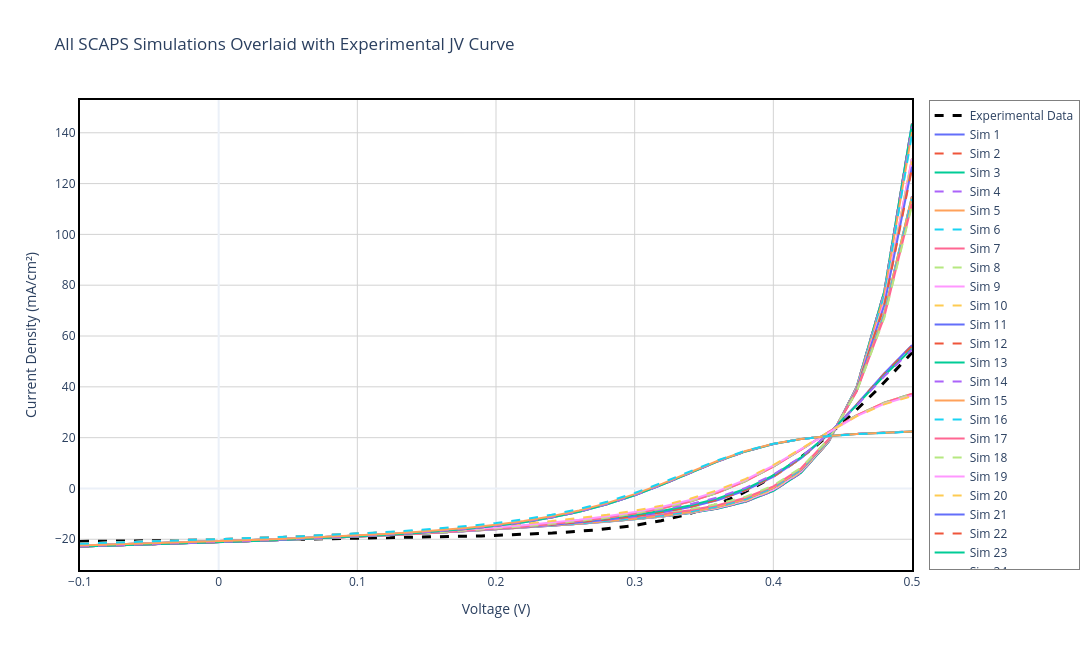

Notebook cell for this chart:
### Markdown cell above
## Section 3.1: Overlay Comparison - All Simulations vs Experimental Data

### Overview
This section provides a comprehensive visual comparison by overlaying all SCAPS simulation J-V curves on the same plot as the experimental data. This overlay approach allows for:

- **Direct shape comparison**: Visually assess which simulations best match the experimental curve shape
- **Parameter range assessment**: Understand the spread of voltages, currents, and fill factors across all simulations
- **Quality of model fit**: Quickly identify if any simulations closely track the experimental behavior across the full J-V range
- **Anomaly detection**: Spot simulations that deviate significantly from the general trend

This visualization complements the parameter-based matching in the following section and provides intuitive insight into device behavior.

### Code cell
# ------------------ PLOT 3.1: ALL SIMULATIONS + EXPERIMENTAL OVERLAY ------------------
fig_overlay = go.Figure()

# Add experimental data first (so it appears at the back)
fig_overlay.add_trace(go.Scatter(
    x=exp_data['v(V)'], 
    y=exp_data['jtot(mA/cm2)'], 
    mode='lines', 
    name='Experimental Data', 
    line=dict(color='black', width=3, dash='dash'),
    hovertemplate='<b>Experimental</b><br>V: %{x:.3f} V<br>J: %{y:.2f} mA/cm²<extra></extra>'
))

# Add all SCAPS simulations
colors = []
import plotly.express as px
color_palette = px.colors.qualitative.Plotly
for i, d in enumerate(scaps_data):
    v_filtered = d['v(V)']
    j_filtered = d['jtot(mA/cm2)']
    
    # Hover information
    hover_text = f"<b>{d['label']}</b><br>Voc: {d['Voc']:.3f} V<br>Jsc: {d['Jsc']:.2f} mA/cm²<br>FF: {d['FF']:.1f} %<br>η: {d['eta']:.2f} %"
    
    # Alternate between solid and dash line styles for better visibility
    line_dash = 'solid' if i % 2 == 0 else 'dash'
    line_color = color_palette[i % len(color_palette)]
    
    fig_overlay.add_trace(go.Scatter(
        x=v_filtered, 
        y=j_filtered, 
        mode='lines', 
        name=f"Sim {i+1}",
        line=dict(color=line_color, width=2, dash=line_dash),
        hovertemplate=hover_text + '<extra></extra>'
    ))

fig_overlay.update_xaxes(showline=True, linewidth=2, linecolor='black', mirror=True)
fig_overlay.update_yaxes(showline=True, linewidth=2, linecolor='black', mirror=True)
fig_overlay.update_layout(
    title='All SCAPS Simulations Overlaid with Experimental JV Curve',
    xaxis_title='Voltage (V)',
    yaxis_title='Current Density (mA/cm²)',
    hovermode='closest',
    template='plotly_white',
    width=1100,
    height=650,
    plot_bgcolor='white',
    xaxis=dict(showgrid=True, gridwidth=1, gridcolor='lightgray'),
    yaxis=dict(showgrid=True, gridwidth=1, gridcolor='lightgray'),
    legend=dict(
        x=1.02,
        y=1,
        xanchor='left',
        yanchor='top',
        bgcolor='rgba(255, 255, 255, 0.7)',
        bordercolor='gray',
        borderwidth=1
    )
)
fig_overlay.show()
fig_overlay.write_image(os.path.join(plots_dir, 'All_data_Comparison.png'), width=1100, height=650)

print(f"\n✅ Overlay plot created with {len(scaps_data)} simulations + 1 experimental curve")
print(f"✅ Saved Plot 3.1 to {plots_dir}/All_data_Comparison.png")
print(f"   Experimental range: V ∈ [{exp_data['v(V)'].min():.3f}, {exp_data['v(V)'].max():.3f}] V")
print(f"                       J ∈ [{exp_data['jtot(mA/cm2)'].min():.2f}, {exp_data['jtot(mA/cm2)'].max():.2f}] mA/cm²")

### Figure 1 — Plotly figure (JSON) as saved in the notebook; plotly's stock layout.template omitted (floating-point values rounded to 4 significant figures; data arrays with more than 128 entries replaced by an {"elided": "..."} marker saying what was removed)
{"data": [{"hovertemplate": "<b>Experimental</b><br>V: %{x:.3f} V<br>J: %{y:.2f} mA/cm²<extra></extra>", "line": {"color": "black", "dash": "dash", "width": 3}, "mode": "lines", "name": "Experimental Data", "type": "scatter", "x": {"elided": "200 float values"}, "y": {"elided": "200 float values"}}, {"hovertemplate": "<b>Sb2Se3 / CdS (I1)>>Defect 1>>total density [1/cm²]: 1.00e+10</b><br>Voc: 0.403 V<br>Jsc: 21.14 mA/cm²<br>FF: 42.9 %<br>η: 3.66 %<extra></extra>", "line": {"color": "#636EFA", "dash": "solid", "width": 2}, "mode": "lines", "name": "Sim 1", "type": "scatter", "x": [-0.1, -0.08, -0.06, -0.04, -0.02, 0.0, 0.02, 0.04, 0.06, 0.08, 0.1, 0.12, 0.14, 0.16, 0.18, 0.2, 0.22, 0.24, 0.26, 0.28, 0.3, 0.32, 0.34, 0.36, 0.38, 0.4, 0.42, 0.44, 0.46, 0.48, 0.5], "y": [-22.84, -22.53, -22.2, -21.86, -21.51, -21.14, -20.76, -20.36, -19.93, -19.48, -19.01, -18.5, -17.95, -17.38, -16.76, -16.1, -15.41, -14.67, -13.89, -13.05, -12.12, -11.04, -9.7, -7.885, -5.207, -0.955, 6.151, 18.4, 39.83, 77.53, 143.6]}, {"hovertemplate": "<b>Sb2Se3 / CdS (I1)>>Defect 1>>total density [1/cm²]: 1.00e+10</b><br>Voc: 0.403 V<br>Jsc: 21.14 mA/cm²<br>FF: 42.9 %<br>η: 3.66 %<extra></extra>", "line": {"color": "#EF553B", "dash": "dash", "width": 2}, "mode": "lines", "name": "Sim 2", "type": "scatter", "x": [-0.1, -0.08, -0.06, -0.04, -0.02, 0.0, 0.02, 0.04, 0.06, 0.08, 0.1, 0.12, 0.14, 0.16, 0.18, 0.2, 0.22, 0.24, 0.26, 0.28, 0.3, 0.32, 0.34, 0.36, 0.38, 0.4, 0.42, 0.44, 0.46, 0.48, 0.5], "y": [-22.84, -22.53, -22.2, -21.86, -21.51, -21.14, -20.76, -20.36, -19.93, -19.48, -19.01, -18.5, -17.95, -17.37, -16.76, -16.1, -15.41, -14.67, -13.89, -13.05, -12.12, -11.04, -9.699, -7.884, -5.206, -0.9535, 6.153, 18.4, 39.83, 77.52, 143.6]}, {"hovertemplate": "<b>Sb2Se3 / CdS (I1)>>Defect 1>>total density [1/cm²]: 1.00e+10</b><br>Voc: 0.403 V<br>Jsc: 21.14 mA/cm²<br>FF: 42.9 %<br>η: 3.65 %<extra></extra>", "line": {"color": "#00CC96", "dash": "solid", "width": 2}, "mode": "lines", "name": "Sim 3", "type": "scatter", "x": [-0.1, -0.08, -0.06, -0.04, -0.02, 0.0, 0.02, 0.04, 0.06, 0.08, 0.1, 0.12, 0.14, 0.16, 0.18, 0.2, 0.22, 0.24, 0.26, 0.28, 0.3, 0.32, 0.34, 0.36, 0.38, 0.4, 0.42, 0.44, 0.46, 0.48, 0.5], "y": [-22.84, -22.52, -22.2, -21.86, -21.51, -21.14, -20.76, -20.35, -19.93, -19.48, -19.0, -18.49, -17.95, -17.37, -16.75, -16.1, -15.4, -14.67, -13.88, -13.04, -12.11, -11.03, -9.687, -7.871, -5.191, -0.9384, 6.166, 18.41, 39.82, 77.47, 143.5]}, {"hovertemplate": "<b>Sb2Se3 / CdS (I1)>>Defect 1>>total density [1/cm²]: 1.00e+10</b><br>Voc: 0.403 V<br>Jsc: 21.10 mA/cm²<br>FF: 42.7 %<br>η: 3.63 %<extra></extra>", "line": {"color": "#AB63FA", "dash": "dash", "width": 2}, "mode": "lines", "name": "Sim 4", "type": "scatter", "x": [-0.1, -0.08, -0.06, -0.04, -0.02, 0.0, 0.02, 0.04, 0.06, 0.08, 0.1, 0.12, 0.14, 0.16, 0.18, 0.2, 0.22, 0.24, 0.26, 0.28, 0.3, 0.32, 0.34, 0.36, 0.38, 0.4, 0.42, 0.44, 0.46, 0.48, 0.5], "y": [-22.8, -22.48, -22.16, -21.82, -21.46, -21.1, -20.71, -20.31, -19.88, -19.43, -18.95, -18.44, -17.89, -17.31, -16.69, -16.03, -15.34, -14.6, -13.81, -12.96, -12.02, -10.93, -9.577, -7.75, -5.063, -0.8087, 6.281, 18.47, 39.75, 77.09, 142.4]}, {"hovertemplate": "<b>Sb2Se3 / CdS (I1)>>Defect 1>>total density [1/cm²]: 1.00e+10</b><br>Voc: 0.401 V<br>Jsc: 20.76 mA/cm²<br>FF: 41.9 %<br>η: 3.49 %<extra></extra>", "line": {"color": "#FFA15A", "dash": "solid", "width": 2}, "mode": "lines", "name": "Sim 5", "type": "scatter", "x": [-0.1, -0.08, -0.06, -0.04, -0.02, 0.0, 0.02, 0.04, 0.06, 0.08, 0.1, 0.12, 0.14, 0.16, 0.18, 0.2, 0.22, 0.24, 0.26, 0.28, 0.3, 0.32, 0.34, 0.36, 0.38, 0.4, 0.42, 0.44, 0.46, 0.48, 0.5], "y": [-22.49, -22.17, -21.84, -21.5, -21.14, -20.76, -20.37, -19.96, -19.53, -19.07, -18.59, -18.07, -17.51, -16.92, -16.29, -15.61, -14.9, -14.14, -13.33, -12.47, -11.51, -10.4, -9.029, -7.196, -4.518, -0.3075, 6.679, 18.66, 39.54, 76.16, 140.3]}, {"hovertemplate": "<b>Sb2Se3 / CdS (I1)>>Defect 1>>total density [1/cm²]: 1.00e+10</b><br>Voc: 0.400 V<br>Jsc: 20.02 mA/cm²<br>FF: 41.5 %<br>η: 3.32 %<extra></extra>", "line": {"color": "#19D3F3", "dash": "dash", "width": 2}, "mode": "lines", "name": "Sim 6", "type": "scatter", "x": [-0.1, -0.08, -0.06, -0.04, -0.02, 0.0, 0.02, 0.04, 0.06, 0.08, 0.1, 0.12, 0.14, 0.16, 0.18, 0.2, 0.22, 0.24, 0.26, 0.28, 0.3, 0.32, 0.34, 0.36, 0.38, 0.4, 0.42, 0.44, 0.46, 0.48, 0.5], "y": [-21.73, -21.41, -21.09, -20.74, -20.39, -20.02, -19.63, -19.23, -18.8, -18.34, -17.86, -17.35, -16.8, -16.22, -15.6, -14.94, -14.24, -13.5, -12.71, -11.87, -10.94, -9.858, -8.528, -6.741, -4.12, 0.017, 6.905, 18.75, 39.44, 75.8, 139.5]}, {"hovertemplate": "<b>Sb2Se3 / CdS (I1)>>Defect 1>>total density [1/cm²]: 5.00e+10</b><br>Voc: 0.401 V<br>Jsc: 21.14 mA/cm²<br>FF: 42.8 %<br>η: 3.64 %<extra></extra>", "line": {"color": "#FF6692", "dash": "solid", "width": 2}, "mode": "lines", "name": "Sim 7", "type": "scatter", "x": [-0.1, -0.08, -0.06, -0.04, -0.02, 0.0, 0.02, 0.04, 0.06, 0.08, 0.1, 0.12, 0.14, 0.16, 0.18, 0.2, 0.22, 0.24, 0.26, 0.28, 0.3, 0.32, 0.34, 0.36, 0.38, 0.4, 0.42, 0.44, 0.46, 0.48, 0.5], "y": [-22.84, -22.53, -22.2, -21.86, -21.51, -21.14, -20.76, -20.36, -19.93, -19.48, -19.01, -18.5, -17.95, -17.37, -16.75, -16.09, -15.39, -14.65, -13.85, -12.99, -12.03, -10.9, -9.496, -7.593, -4.802, -0.4275, 6.745, 18.8, 39.19, 73.44, 129.8]}, {"hovertemplate": "<b>Sb2Se3 / CdS (I1)>>Defect 1>>total density [1/cm²]: 5.00e+10</b><br>Voc: 0.401 V<br>Jsc: 21.14 mA/cm²<br>FF: 42.8 %<br>η: 3.64 %<extra></extra>", "line": {"color": "#B6E880", "dash": "dash", "width": 2}, "mode": "lines", "name": "Sim 8", "type": "scatter", "x": [-0.1, -0.08, -0.06, -0.04, -0.02, 0.0, 0.02, 0.04, 0.06, 0.08, 0.1, 0.12, 0.14, 0.16, 0.18, 0.2, 0.22, 0.24, 0.26, 0.28, 0.3, 0.32, 0.34, 0.36, 0.38, 0.4, 0.42, 0.44, 0.46, 0.48, 0.5], "y": [-22.84, -22.53, -22.2, -21.86, -21.51, -21.14, -20.76, -20.36, -19.93, -19.48, -19.0, -18.5, -17.95, -17.37, -16.75, -16.09, -15.39, -14.65, -13.85, -12.99, -12.03, -10.9, -9.495, -7.592, -4.801, -0.426, 6.747, 18.8, 39.18, 73.43, 129.8]}, {"hovertemplate": "<b>Sb2Se3 / CdS (I1)>>Defect 1>>total density [1/cm²]: 5.00e+10</b><br>Voc: 0.401 V<br>Jsc: 21.14 mA/cm²<br>FF: 42.8 %<br>η: 3.63 %<extra></extra>", "line": {"color": "#FF97FF", "dash": "solid", "width": 2}, "mode": "lines", "name": "Sim 9", "type": "scatter", "x": [-0.1, -0.08, -0.06, -0.04, -0.02, 0.0, 0.02, 0.04, 0.06, 0.08, 0.1, 0.12, 0.14, 0.16, 0.18, 0.2, 0.22, 0.24, 0.26, 0.28, 0.3, 0.32, 0.34, 0.36, 0.38, 0.4, 0.42, 0.44, 0.46, 0.48, 0.5], "y": [-22.84, -22.52, -22.2, -21.86, -21.51, -21.14, -20.76, -20.35, -19.93, -19.48, -19.0, -18.49, -17.95, -17.36, -16.74, -16.09, -15.38, -14.64, -13.84, -12.98, -12.02, -10.89, -9.483, -7.579, -4.786, -0.4112, 6.76, 18.8, 39.17, 73.38, 129.7]}, {"hovertemplate": "<b>Sb2Se3 / CdS (I1)>>Defect 1>>total density [1/cm²]: 5.00e+10</b><br>Voc: 0.401 V<br>Jsc: 21.10 mA/cm²<br>FF: 42.7 %<br>η: 3.61 %<extra></extra>", "line": {"color": "#FECB52", "dash": "dash", "width": 2}, "mode": "lines", "name": "Sim 10", "type": "scatter", "x": [-0.1, -0.08, -0.06, -0.04, -0.02, 0.0, 0.02, 0.04, 0.06, 0.08, 0.1, 0.12, 0.14, 0.16, 0.18, 0.2, 0.22, 0.24, 0.26, 0.28, 0.3, 0.32, 0.34, 0.36, 0.38, 0.4, 0.42, 0.44, 0.46, 0.48, 0.5], "y": [-22.8, -22.48, -22.16, -21.82, -21.46, -21.1, -20.71, -20.31, -19.88, -19.43, -18.95, -18.44, -17.89, -17.31, -16.69, -16.02, -15.32, -14.57, -13.77, -12.89, -11.92, -10.79, -9.373, -7.46, -4.66, -0.2839, 6.871, 18.86, 39.1, 73.01, 128.7]}, {"hovertemplate": "<b>Sb2Se3 / CdS (I1)>>Defect 1>>total density [1/cm²]: 5.00e+10</b><br>Voc: 0.399 V<br>Jsc: 20.76 mA/cm²<br>FF: 41.9 %<br>η: 3.47 %<extra></extra>", "line": {"color": "#636EFA", "dash": "solid", "width": 2}, "mode": "lines", "name": "Sim 11", "type": "scatter", "x": [-0.1, -0.08, -0.06, -0.04, -0.02, 0.0, 0.02, 0.04, 0.06, 0.08, 0.1, 0.12, 0.14, 0.16, 0.18, 0.2, 0.22, 0.24, 0.26, 0.28, 0.3, 0.32, 0.34, 0.36, 0.38, 0.4, 0.42, 0.44, 0.46, 0.48, 0.5], "y": [-22.49, -22.17, -21.84, -21.5, -21.14, -20.76, -20.37, -19.96, -19.53, -19.07, -18.58, -18.06, -17.51, -16.91, -16.28, -15.6, -14.88, -14.11, -13.29, -12.4, -11.41, -10.26, -8.828, -6.909, -4.121, 0.2093, 7.258, 19.04, 38.88, 72.11, 126.6]}, {"hovertemplate": "<b>Sb2Se3 / CdS (I1)>>Defect 1>>total density [1/cm²]: 5.00e+10</b><br>Voc: 0.398 V<br>Jsc: 20.02 mA/cm²<br>FF: 41.5 %<br>η: 3.31 %<extra></extra>", "line": {"color": "#EF553B", "dash": "dash", "width": 2}, "mode": "lines", "name": "Sim 12", "type": "scatter", "x": [-0.1, -0.08, -0.06, -0.04, -0.02, 0.0, 0.02, 0.04, 0.06, 0.08, 0.1, 0.12, 0.14, 0.16, 0.18, 0.2, 0.22, 0.24, 0.26, 0.28, 0.3, 0.32, 0.34, 0.36, 0.38, 0.4, 0.42, 0.44, 0.46, 0.48, 0.5], "y": [-21.73, -21.41, -21.09, -20.74, -20.39, -20.02, -19.63, -19.23, -18.8, -18.34, -17.86, -17.35, -16.8, -16.22, -15.59, -14.93, -14.22, -13.47, -12.67, -11.81, -10.84, -9.721, -8.329, -6.456, -3.726, 0.53, 7.481, 19.13, 38.78, 71.75, 125.9]}, {"hovertemplate": "<b>Sb2Se3 / CdS (I1)>>Defect 1>>total density [1/cm²]: 1.00e+11</b><br>Voc: 0.399 V<br>Jsc: 21.14 mA/cm²<br>FF: 42.8 %<br>η: 3.61 %<extra></extra>", "line": {"color": "#00CC96", "dash": "solid", "width": 2}, "mode": "lines", "name": "Sim 13", "type": "scatter", "x": [-0.1, -0.08, -0.06, -0.04, -0.02, 0.0, 0.02, 0.04, 0.06, 0.08, 0.1, 0.12, 0.14, 0.16, 0.18, 0.2, 0.22, 0.24, 0.26, 0.28, 0.3, 0.32, 0.34, 0.36, 0.38, 0.4, 0.42, 0.44, 0.46, 0.48, 0.5], "y": [-22.84, -22.53, -22.2, -21.86, -21.51, -21.14, -20.76, -20.36, -19.93, -19.48, -19.0, -18.49, -17.95, -17.37, -16.74, -16.08, -15.37, -14.61, -13.8, -12.91, -11.91, -10.73, -9.243, -7.233, -4.306, 0.2119, 7.453, 19.25, 38.39, 68.78, 115.0]}, {"hovertemplate": "<b>Sb2Se3 / CdS (I1)>>Defect 1>>total density [1/cm²]: 1.00e+11</b><br>Voc: 0.399 V<br>Jsc: 21.14 mA/cm²<br>FF: 42.8 %<br>η: 3.61 %<extra></extra>", "line": {"color": "#AB63FA", "dash": "dash", "width": 2}, "mode": "lines", "name": "Sim 14", "type": "scatter", "x": [-0.1, -0.08, -0.06, -0.04, -0.02, 0.0, 0.02, 0.04, 0.06, 0.08, 0.1, 0.12, 0.14, 0.16, 0.18, 0.2, 0.22, 0.24, 0.26, 0.28, 0.3, 0.32, 0.34, 0.36, 0.38, 0.4, 0.42, 0.44, 0.46, 0.48, 0.5], "y": [-22.84, -22.53, -22.2, -21.86, -21.51, -21.14, -20.76, -20.36, -19.93, -19.48, -19.0, -18.49, -17.95, -17.36, -16.74, -16.08, -15.37, -14.61, -13.8, -12.91, -11.91, -10.73, -9.242, -7.232, -4.305, 0.2134, 7.454, 19.25, 38.39, 68.77, 115.0]}, {"hovertemplate": "<b>Sb2Se3 / CdS (I1)>>Defect 1>>total density [1/cm²]: 1.00e+11</b><br>Voc: 0.399 V<br>Jsc: 21.14 mA/cm²<br>FF: 42.8 %<br>η: 3.61 %<extra></extra>", "line": {"color": "#FFA15A", "dash": "solid", "width": 2}, "mode": "lines", "name": "Sim 15", "type": "scatter", "x": [-0.1, -0.08, -0.06, -0.04, -0.02, 0.0, 0.02, 0.04, 0.06, 0.08, 0.1, 0.12, 0.14, 0.16, 0.18, 0.2, 0.22, 0.24, 0.26, 0.28, 0.3, 0.32, 0.34, 0.36, 0.38, 0.4, 0.42, 0.44, 0.46, 0.48, 0.5], "y": [-22.84, -22.52, -22.2, -21.86, -21.51, -21.14, -20.75, -20.35, -19.93, -19.48, -19.0, -18.49, -17.94, -17.36, -16.74, -16.07, -15.36, -14.6, -13.79, -12.9, -11.9, -10.72, -9.23, -7.219, -4.291, 0.2278, 7.467, 19.25, 38.38, 68.73, 114.9]}, {"hovertemplate": "<b>Sb2Se3 / CdS (I1)>>Defect 1>>total density [1/cm²]: 1.00e+11</b><br>Voc: 0.399 V<br>Jsc: 21.10 mA/cm²<br>FF: 42.7 %<br>η: 3.59 %<extra></extra>", "line": {"color": "#19D3F3", "dash": "dash", "width": 2}, "mode": "lines", "name": "Sim 16", "type": "scatter", "x": [-0.1, -0.08, -0.06, -0.04, -0.02, 0.0, 0.02, 0.04, 0.06, 0.08, 0.1, 0.12, 0.14, 0.16, 0.18, 0.2, 0.22, 0.24, 0.26, 0.28, 0.3, 0.32, 0.34, 0.36, 0.38, 0.4, 0.42, 0.44, 0.46, 0.48, 0.5], "y": [-22.8, -22.48, -22.16, -21.82, -21.46, -21.1, -20.71, -20.31, -19.88, -19.43, -18.95, -18.44, -17.89, -17.3, -16.68, -16.01, -15.29, -14.53, -13.71, -12.82, -11.81, -10.62, -9.121, -7.101, -4.166, 0.3521, 7.573, 19.31, 38.3, 68.38, 114.0]}, {"hovertemplate": "<b>Sb2Se3 / CdS (I1)>>Defect 1>>total density [1/cm²]: 1.00e+11</b><br>Voc: 0.397 V<br>Jsc: 20.76 mA/cm²<br>FF: 41.9 %<br>η: 3.46 %<extra></extra>", "line": {"color": "#FF6692", "dash": "solid", "width": 2}, "mode": "lines", "name": "Sim 17", "type": "scatter", "x": [-0.1, -0.08, -0.06, -0.04, -0.02, 0.0, 0.02, 0.04, 0.06, 0.08, 0.1, 0.12, 0.14, 0.16, 0.18, 0.2, 0.22, 0.24, 0.26, 0.28, 0.3, 0.32, 0.34, 0.36, 0.38, 0.4, 0.42, 0.44, 0.46, 0.48, 0.5], "y": [-22.49, -22.17, -21.84, -21.5, -21.14, -20.76, -20.37, -19.96, -19.53, -19.07, -18.58, -18.06, -17.5, -16.91, -16.27, -15.59, -14.86, -14.08, -13.24, -12.32, -11.3, -10.09, -8.58, -6.555, -3.634, 0.8355, 7.948, 19.47, 38.08, 67.5, 112.0]}, {"hovertemplate": "<b>Sb2Se3 / CdS (I1)>>Defect 1>>total density [1/cm²]: 1.00e+11</b><br>Voc: 0.395 V<br>Jsc: 20.02 mA/cm²<br>FF: 41.6 %<br>η: 3.29 %<extra></extra>", "line": {"color": "#B6E880", "dash": "dash", "width": 2}, "mode": "lines", "name": "Sim 18", "type": "scatter", "x": [-0.1, -0.08, -0.06, -0.04, -0.02, 0.0, 0.02, 0.04, 0.06, 0.08, 0.1, 0.12, 0.14, 0.16, 0.18, 0.2, 0.22, 0.24, 0.26, 0.28, 0.3, 0.32, 0.34, 0.36, 0.38, 0.4, 0.42, 0.44, 0.46, 0.48, 0.5], "y": [-21.73, -21.41, -21.09, -20.74, -20.39, -20.02, -19.63, -19.23, -18.8, -18.34, -17.86, -17.35, -16.8, -16.21, -15.58, -14.91, -14.2, -13.44, -12.62, -11.73, -10.73, -9.552, -8.082, -6.105, -3.243, 1.151, 8.165, 19.55, 37.98, 67.14, 111.3]}, {"hovertemplate": "<b>Sb2Se3 / CdS (I1)>>Defect 1>>total density [1/cm²]: 5.00e+11</b><br>Voc: 0.383 V<br>Jsc: 21.14 mA/cm²<br>FF: 43.0 %<br>η: 3.48 %<extra></extra>", "line": {"color": "#FF97FF", "dash": "solid", "width": 2}, "mode": "lines", "name": "Sim 19", "type": "scatter", "x": [-0.1, -0.08, -0.06, -0.04, -0.02, 0.0, 0.02, 0.04, 0.06, 0.08, 0.1, 0.12, 0.14, 0.16, 0.18, 0.2, 0.22, 0.24, 0.26, 0.28, 0.3, 0.32, 0.34, 0.36, 0.38, 0.4, 0.42, 0.44, 0.46, 0.48, 0.5], "y": [-22.84, -22.53, -22.2, -21.86, -21.51, -21.14, -20.76, -20.36, -19.93, -19.48, -18.99, -18.48, -17.92, -17.32, -16.67, -15.96, -15.19, -14.34, -13.38, -12.28, -10.98, -9.379, -7.313, -4.543, -0.7215, 4.602, 11.91, 21.47, 33.0, 45.27, 56.44]}, {"hovertemplate": "<b>Sb2Se3 / CdS (I1)>>Defect 1>>total density [1/cm²]: 5.00e+11</b><br>Voc: 0.383 V<br>Jsc: 21.14 mA/cm²<br>FF: 43.0 %<br>η: 3.48 %<extra></extra>", "line": {"color": "#FECB52", "dash": "dash", "width": 2}, "mode": "lines", "name": "Sim 20", "type": "scatter", "x": [-0.1, -0.08, -0.06, -0.04, -0.02, 0.0, 0.02, 0.04, 0.06, 0.08, 0.1, 0.12, 0.14, 0.16, 0.18, 0.2, 0.22, 0.24, 0.26, 0.28, 0.3, 0.32, 0.34, 0.36, 0.38, 0.4, 0.42, 0.44, 0.46, 0.48, 0.5], "y": [-22.84, -22.53, -22.2, -21.86, -21.51, -21.14, -20.76, -20.36, -19.93, -19.48, -18.99, -18.48, -17.92, -17.32, -16.67, -15.96, -15.19, -14.34, -13.38, -12.28, -10.98, -9.378, -7.312, -4.542, -0.7202, 4.603, 11.91, 21.47, 33.0, 45.26, 56.43]}, {"hovertemplate": "<b>Sb2Se3 / CdS (I1)>>Defect 1>>total density [1/cm²]: 5.00e+11</b><br>Voc: 0.383 V<br>Jsc: 21.14 mA/cm²<br>FF: 42.9 %<br>η: 3.48 %<extra></extra>", "line": {"color": "#636EFA", "dash": "solid", "width": 2}, "mode": "lines", "name": "Sim 21", "type": "scatter", "x": [-0.1, -0.08, -0.06, -0.04, -0.02, 0.0, 0.02, 0.04, 0.06, 0.08, 0.1, 0.12, 0.14, 0.16, 0.18, 0.2, 0.22, 0.24, 0.26, 0.28, 0.3, 0.32, 0.34, 0.36, 0.38, 0.4, 0.42, 0.44, 0.46, 0.48, 0.5], "y": [-22.84, -22.52, -22.2, -21.86, -21.51, -21.14, -20.75, -20.35, -19.92, -19.47, -18.99, -18.47, -17.92, -17.31, -16.66, -15.96, -15.18, -14.33, -13.37, -12.27, -10.97, -9.368, -7.3, -4.529, -0.7078, 4.614, 11.92, 21.47, 32.99, 45.24, 56.39]}, {"hovertemplate": "<b>Sb2Se3 / CdS (I1)>>Defect 1>>total density [1/cm²]: 5.00e+11</b><br>Voc: 0.383 V<br>Jsc: 21.09 mA/cm²<br>FF: 42.8 %<br>η: 3.46 %<extra></extra>", "line": {"color": "#EF553B", "dash": "dash", "width": 2}, "mode": "lines", "name": "Sim 22", "type": "scatter", "x": [-0.1, -0.08, -0.06, -0.04, -0.02, 0.0, 0.02, 0.04, 0.06, 0.08, 0.1, 0.12, 0.14, 0.16, 0.18, 0.2, 0.22, 0.24, 0.26, 0.28, 0.3, 0.32, 0.34, 0.36, 0.38, 0.4, 0.42, 0.44, 0.46, 0.48, 0.5], "y": [-22.8, -22.48, -22.16, -21.82, -21.46, -21.09, -20.71, -20.3, -19.88, -19.42, -18.94, -18.42, -17.86, -17.26, -16.6, -15.89, -15.12, -14.26, -13.3, -12.19, -10.88, -9.271, -7.197, -4.421, -0.5982, 4.717, 11.99, 21.5, 32.92, 45.04, 56.04]}, {"hovertemplate": "<b>Sb2Se3 / CdS (I1)>>Defect 1>>total density [1/cm²]: 5.00e+11</b><br>Voc: 0.381 V<br>Jsc: 20.76 mA/cm²<br>FF: 42.2 %<br>η: 3.34 %<extra></extra>", "line": {"color": "#00CC96", "dash": "solid", "width": 2}, "mode": "lines", "name": "Sim 23", "type": "scatter", "x": [-0.1, -0.08, -0.06, -0.04, -0.02, 0.0, 0.02, 0.04, 0.06, 0.08, 0.1, 0.12, 0.14, 0.16, 0.18, 0.2, 0.22, 0.24, 0.26, 0.28, 0.3, 0.32, 0.34, 0.36, 0.38, 0.4, 0.42, 0.44, 0.46, 0.48, 0.5], "y": [-22.49, -22.17, -21.84, -21.49, -21.14, -20.76, -20.37, -19.96, -19.53, -19.07, -18.57, -18.05, -17.48, -16.86, -16.2, -15.47, -14.68, -13.81, -12.83, -11.71, -10.38, -8.76, -6.681, -3.912, -0.1205, 5.125, 12.27, 21.57, 32.7, 44.44, 55.03]}, {"hovertemplate": "<b>Sb2Se3 / CdS (I1)>>Defect 1>>total density [1/cm²]: 5.00e+11</b><br>Voc: 0.379 V<br>Jsc: 20.02 mA/cm²<br>FF: 41.9 %<br>η: 3.18 %<extra></extra>", "line": {"color": "#AB63FA", "dash": "dash", "width": 2}, "mode": "lines", "name": "Sim 24", "type": "scatter", "x": [-0.1, -0.08, -0.06, -0.04, -0.02, 0.0, 0.02, 0.04, 0.06, 0.08, 0.1, 0.12, 0.14, 0.16, 0.18, 0.2, 0.22, 0.24, 0.26, 0.28, 0.3, 0.32, 0.34, 0.36, 0.38, 0.4, 0.42, 0.44, 0.46, 0.48, 0.5], "y": [-21.73, -21.41, -21.09, -20.74, -20.39, -20.02, -19.63, -19.22, -18.79, -18.34, -17.85, -17.33, -16.77, -16.17, -15.51, -14.8, -14.03, -13.17, -12.21, -11.12, -9.826, -8.238, -6.202, -3.487, 0.239, 5.403, 12.45, 21.62, 32.58, 44.14, 54.57]}, {"hovertemplate": "<b>Sb2Se3 / CdS (I1)>>Defect 1>>total density [1/cm²]: 1.00e+12</b><br>Voc: 0.368 V<br>Jsc: 21.14 mA/cm²<br>FF: 43.3 %<br>η: 3.36 %<extra></extra>", "line": {"color": "#FFA15A", "dash": "solid", "width": 2}, "mode": "lines", "name": "Sim 25", "type": "scatter", "x": [-0.1, -0.08, -0.06, -0.04, -0.02, 0.0, 0.02, 0.04, 0.06, 0.08, 0.1, 0.12, 0.14, 0.16, 0.18, 0.2, 0.22, 0.24, 0.26, 0.28, 0.3, 0.32, 0.34, 0.36, 0.38, 0.4, 0.42, 0.44, 0.46, 0.48, 0.5], "y": [-22.84, -22.53, -22.2, -21.86, -21.51, -21.14, -20.76, -20.35, -19.93, -19.47, -18.98, -18.46, -17.89, -17.27, -16.58, -15.82, -14.97, -14.0, -12.87, -11.52, -9.875, -7.796, -5.115, -1.615, 2.917, 8.596, 15.26, 22.29, 28.73, 33.79, 37.27]}, {"hovertemplate": "<b>Sb2Se3 / CdS (I1)>>Defect 1>>total density [1/cm²]: 1.00e+12</b><br>Voc: 0.368 V<br>Jsc: 21.14 mA/cm²<br>FF: 43.3 %<br>η: 3.36 %<extra></extra>", "line": {"color": "#19D3F3", "dash": "dash", "width": 2}, "mode": "lines", "name": "Sim 26", "type": "scatter", "x": [-0.1, -0.08, -0.06, -0.04, -0.02, 0.0, 0.02, 0.04, 0.06, 0.08, 0.1, 0.12, 0.14, 0.16, 0.18, 0.2, 0.22, 0.24, 0.26, 0.28, 0.3, 0.32, 0.34, 0.36, 0.38, 0.4, 0.42, 0.44, 0.46, 0.48, 0.5], "y": [-22.84, -22.53, -22.2, -21.86, -21.51, -21.14, -20.76, -20.35, -19.93, -19.47, -18.98, -18.46, -17.89, -17.27, -16.58, -15.82, -14.97, -14.0, -12.87, -11.52, -9.874, -7.795, -5.114, -1.614, 2.918, 8.597, 15.26, 22.29, 28.73, 33.79, 37.26]}, {"hovertemplate": "<b>Sb2Se3 / CdS (I1)>>Defect 1>>total density [1/cm²]: 1.00e+12</b><br>Voc: 0.368 V<br>Jsc: 21.14 mA/cm²<br>FF: 43.3 %<br>η: 3.36 %<extra></extra>", "line": {"color": "#FF6692", "dash": "solid", "width": 2}, "mode": "lines", "name": "Sim 27", "type": "scatter", "x": [-0.1, -0.08, -0.06, -0.04, -0.02, 0.0, 0.02, 0.04, 0.06, 0.08, 0.1, 0.12, 0.14, 0.16, 0.18, 0.2, 0.22, 0.24, 0.26, 0.28, 0.3, 0.32, 0.34, 0.36, 0.38, 0.4, 0.42, 0.44, 0.46, 0.48, 0.5], "y": [-22.84, -22.52, -22.2, -21.86, -21.51, -21.14, -20.75, -20.35, -19.92, -19.47, -18.98, -18.45, -17.88, -17.26, -16.57, -15.81, -14.96, -13.99, -12.86, -11.51, -9.865, -7.785, -5.103, -1.604, 2.929, 8.606, 15.26, 22.29, 28.73, 33.78, 37.25]}, {"hovertemplate": "<b>Sb2Se3 / CdS (I1)>>Defect 1>>total density [1/cm²]: 1.00e+12</b><br>Voc: 0.367 V<br>Jsc: 21.09 mA/cm²<br>FF: 43.2 %<br>η: 3.34 %<extra></extra>", "line": {"color": "#B6E880", "dash": "dash", "width": 2}, "mode": "lines", "name": "Sim 28", "type": "scatter", "x": [-0.1, -0.08, -0.06, -0.04, -0.02, 0.0, 0.02, 0.04, 0.06, 0.08, 0.1, 0.12, 0.14, 0.16, 0.18, 0.2, 0.22, 0.24, 0.26, 0.28, 0.3, 0.32, 0.34, 0.36, 0.38, 0.4, 0.42, 0.44, 0.46, 0.48, 0.5], "y": [-22.8, -22.48, -22.16, -21.82, -21.46, -21.09, -20.71, -20.3, -19.87, -19.42, -18.93, -18.4, -17.83, -17.2, -16.52, -15.75, -14.89, -13.92, -12.78, -11.43, -9.778, -7.693, -5.007, -1.506, 3.022, 8.685, 15.31, 22.29, 28.67, 33.68, 37.1]}, {"hovertemplate": "<b>Sb2Se3 / CdS (I1)>>Defect 1>>total density [1/cm²]: 1.00e+12</b><br>Voc: 0.365 V<br>Jsc: 20.76 mA/cm²<br>FF: 42.7 %<br>η: 3.23 %<extra></extra>", "line": {"color": "#FF97FF", "dash": "solid", "width": 2}, "mode": "lines", "name": "Sim 29", "type": "scatter", "x": [-0.1, -0.08, -0.06, -0.04, -0.02, 0.0, 0.02, 0.04, 0.06, 0.08, 0.1, 0.12, 0.14, 0.16, 0.18, 0.2, 0.22, 0.24, 0.26, 0.28, 0.3, 0.32, 0.34, 0.36, 0.38, 0.4, 0.42, 0.44, 0.46, 0.48, 0.5], "y": [-22.49, -22.17, -21.84, -21.49, -21.14, -20.76, -20.37, -19.96, -19.52, -19.06, -18.56, -18.03, -17.45, -16.81, -16.11, -15.33, -14.46, -13.47, -12.32, -10.96, -9.292, -7.202, -4.521, -1.042, 3.436, 9.012, 15.51, 22.31, 28.49, 33.32, 36.61]}, {"hovertemplate": "<b>Sb2Se3 / CdS (I1)>>Defect 1>>total density [1/cm²]: 1.00e+12</b><br>Voc: 0.363 V<br>Jsc: 20.02 mA/cm²<br>FF: 42.4 %<br>η: 3.08 %<extra></extra>", "line": {"color": "#FECB52", "dash": "dash", "width": 2}, "mode": "lines", "name": "Sim 30", "type": "scatter", "x": [-0.1, -0.08, -0.06, -0.04, -0.02, 0.0, 0.02, 0.04, 0.06, 0.08, 0.1, 0.12, 0.14, 0.16, 0.18, 0.2, 0.22, 0.24, 0.26, 0.28, 0.3, 0.32, 0.34, 0.36, 0.38, 0.4, 0.42, 0.44, 0.46, 0.48, 0.5], "y": [-21.73, -21.41, -21.09, -20.74, -20.39, -20.02, -19.63, -19.22, -18.79, -18.33, -17.84, -17.31, -16.74, -16.11, -15.43, -14.66, -13.81, -12.84, -11.71, -10.38, -8.746, -6.697, -4.065, -0.647, 3.758, 9.243, 15.63, 22.31, 28.39, 33.11, 36.34]}, {"hovertemplate": "<b>Sb2Se3 / CdS (I1)>>Defect 1>>total density [1/cm²]: 5.00e+12</b><br>Voc: 0.313 V<br>Jsc: 21.14 mA/cm²<br>FF: 44.5 %<br>η: 2.95 %<extra></extra>", "line": {"color": "#636EFA", "dash": "solid", "width": 2}, "mode": "lines", "name": "Sim 31", "type": "scatter", "x": [-0.1, -0.08, -0.06, -0.04, -0.02, 0.0, 0.02, 0.04, 0.06, 0.08, 0.1, 0.12, 0.14, 0.16, 0.18, 0.2, 0.22, 0.24, 0.26, 0.28, 0.3, 0.32, 0.34, 0.36, 0.38, 0.4, 0.42, 0.44, 0.46, 0.48, 0.5], "y": [-22.84, -22.53, -22.2, -21.86, -21.51, -21.14, -20.75, -20.34, -19.9, -19.42, -18.89, -18.3, -17.62, -16.83, -15.88, -14.71, -13.27, -11.45, -9.145, -6.25, -2.688, 1.512, 6.119, 10.66, 14.58, 17.51, 19.46, 20.69, 21.48, 22.04, 22.46]}, {"hovertemplate": "<b>Sb2Se3 / CdS (I1)>>Defect 1>>total density [1/cm²]: 5.00e+12</b><br>Voc: 0.313 V<br>Jsc: 21.14 mA/cm²<br>FF: 44.5 %<br>η: 2.95 %<extra></extra>", "line": {"color": "#EF553B", "dash": "dash", "width": 2}, "mode": "lines", "name": "Sim 32", "type": "scatter", "x": [-0.1, -0.08, -0.06, -0.04, -0.02, 0.0, 0.02, 0.04, 0.06, 0.08, 0.1, 0.12, 0.14, 0.16, 0.18, 0.2, 0.22, 0.24, 0.26, 0.28, 0.3, 0.32, 0.34, 0.36, 0.38, 0.4, 0.42, 0.44, 0.46, 0.48, 0.5], "y": [-22.84, -22.53, -22.2, -21.86, -21.51, -21.14, -20.75, -20.34, -19.9, -19.42, -18.89, -18.3, -17.62, -16.83, -15.88, -14.71, -13.27, -11.45, -9.145, -6.249, -2.687, 1.513, 6.119, 10.66, 14.58, 17.51, 19.46, 20.69, 21.48, 22.04, 22.46]}, {"hovertemplate": "<b>Sb2Se3 / CdS (I1)>>Defect 1>>total density [1/cm²]: 5.00e+12</b><br>Voc: 0.313 V<br>Jsc: 21.13 mA/cm²<br>FF: 44.5 %<br>η: 2.95 %<extra></extra>", "line": {"color": "#00CC96", "dash": "solid", "width": 2}, "mode": "lines", "name": "Sim 33", "type": "scatter", "x": [-0.1, -0.08, -0.06, -0.04, -0.02, 0.0, 0.02, 0.04, 0.06, 0.08, 0.1, 0.12, 0.14, 0.16, 0.18, 0.2, 0.22, 0.24, 0.26, 0.28, 0.3, 0.32, 0.34, 0.36, 0.38, 0.4, 0.42, 0.44, 0.46, 0.48, 0.5], "y": [-22.84, -22.52, -22.19, -21.86, -21.5, -21.13, -20.74, -20.33, -19.89, -19.41, -18.89, -18.29, -17.62, -16.82, -15.87, -14.71, -13.26, -11.44, -9.137, -6.242, -2.68, 1.52, 6.125, 10.67, 14.58, 17.51, 19.46, 20.69, 21.48, 22.04, 22.46]}, {"hovertemplate": "<b>Sb2Se3 / CdS (I1)>>Defect 1>>total density [1/cm²]: 5.00e+12</b><br>Voc: 0.313 V<br>Jsc: 21.09 mA/cm²<br>FF: 44.5 %<br>η: 2.93 %<extra></extra>", "line": {"color": "#AB63FA", "dash": "dash", "width": 2}, "mode": "lines", "name": "Sim 34", "type": "scatter", "x": [-0.1, -0.08, -0.06, -0.04, -0.02, 0.0, 0.02, 0.04, 0.06, 0.08, 0.1, 0.12, 0.14, 0.16, 0.18, 0.2, 0.22, 0.24, 0.26, 0.28, 0.3, 0.32, 0.34, 0.36, 0.38, 0.4, 0.42, 0.44, 0.46, 0.48, 0.5], "y": [-22.8, -22.48, -22.15, -21.81, -21.46, -21.09, -20.7, -20.29, -19.84, -19.36, -18.84, -18.24, -17.56, -16.77, -15.81, -14.65, -13.2, -11.37, -9.07, -6.173, -2.612, 1.582, 6.179, 10.71, 14.61, 17.52, 19.46, 20.68, 21.47, 22.02, 22.45]}, {"hovertemplate": "<b>Sb2Se3 / CdS (I1)>>Defect 1>>total density [1/cm²]: 5.00e+12</b><br>Voc: 0.311 V<br>Jsc: 20.76 mA/cm²<br>FF: 44.1 %<br>η: 2.85 %<extra></extra>", "line": {"color": "#FFA15A", "dash": "solid", "width": 2}, "mode": "lines", "name": "Sim 35", "type": "scatter", "x": [-0.1, -0.08, -0.06, -0.04, -0.02, 0.0, 0.02, 0.04, 0.06, 0.08, 0.1, 0.12, 0.14, 0.16, 0.18, 0.2, 0.22, 0.24, 0.26, 0.28, 0.3, 0.32, 0.34, 0.36, 0.38, 0.4, 0.42, 0.44, 0.46, 0.48, 0.5], "y": [-22.49, -22.17, -21.84, -21.49, -21.13, -20.76, -20.36, -19.94, -19.49, -19.01, -18.47, -17.87, -17.18, -16.38, -15.41, -14.24, -12.78, -10.96, -8.652, -5.765, -2.226, 1.929, 6.465, 10.92, 14.73, 17.57, 19.46, 20.65, 21.42, 21.96, 22.39]}, {"hovertemplate": "<b>Sb2Se3 / CdS (I1)>>Defect 1>>total density [1/cm²]: 5.00e+12</b><br>Voc: 0.309 V<br>Jsc: 20.01 mA/cm²<br>FF: 44.0 %<br>η: 2.72 %<extra></extra>", "line": {"color": "#19D3F3", "dash": "dash", "width": 2}, "mode": "lines", "name": "Sim 36", "type": "scatter", "x": [-0.1, -0.08, -0.06, -0.04, -0.02, 0.0, 0.02, 0.04, 0.06, 0.08, 0.1, 0.12, 0.14, 0.16, 0.18, 0.2, 0.22, 0.24, 0.26, 0.28, 0.3, 0.32, 0.34, 0.36, 0.38, 0.4, 0.42, 0.44, 0.46, 0.48, 0.5], "y": [-21.73, -21.41, -21.08, -20.74, -20.39, -20.01, -19.62, -19.21, -18.76, -18.28, -17.75, -17.16, -16.48, -15.69, -14.74, -13.59, -12.16, -10.36, -8.094, -5.254, -1.775, 2.307, 6.759, 11.12, 14.85, 17.62, 19.46, 20.62, 21.38, 21.91, 22.33]}], "layout": {"height": 650, "hovermode": "closest", "legend": {"bgcolor": "rgba(255, 255, 255, 0.7)", "bordercolor": "gray", "borderwidth": 1, "x": 1.02, "xanchor": "left", "y": 1, "yanchor": "top"}, "plot_bgcolor": "white", "title": {"text": "All SCAPS Simulations Overlaid with Experimental JV Curve"}, "width": 1100, "xaxis": {"gridcolor": "lightgray", "gridwidth": 1, "linecolor": "black", "linewidth": 2, "mirror": true, "showgrid": true, "showline": true, "title": {"text": "Voltage (V)"}}, "yaxis": {"gridcolor": "lightgray", "gridwidth": 1, "linecolor": "black", "linewidth": 2, "mirror": true, "showgrid": true, "showline": true, "title": {"text": "Current Density (mA/cm²)"}}}}
